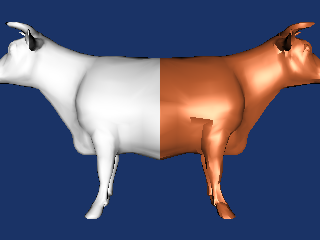

This chart was generated by the following Python code:
#!/usr/bin/env python

# Demonstrate vtkReverseSense by clipping a cow, reflecting it, and
# reversing the normals so the reflected half renders correctly.

import os

# Factory overrides
import vtkmodules.vtkInteractionStyle  # noqa: F401
import vtkmodules.vtkRenderingOpenGL2  # noqa: F401

from vtkmodules.vtkCommonColor import vtkNamedColors
from vtkmodules.vtkCommonDataModel import vtkPlane
from vtkmodules.vtkCommonTransforms import vtkTransform
from vtkmodules.vtkFiltersCore import (
    vtkClipPolyData,
    vtkPolyDataNormals,
    vtkReverseSense,
)
from vtkmodules.vtkFiltersGeneral import vtkTransformPolyDataFilter
from vtkmodules.vtkIOGeometry import vtkOBJReader
from vtkmodules.vtkRenderingCore import (
    vtkActor,
    vtkPolyDataMapper,
    vtkRenderWindow,
    vtkRenderWindowInteractor,
    vtkRenderer,
)

# Data directory
data_dir = os.environ.get("VPE_DATA_DIR", os.path.dirname(os.path.abspath(__file__)))

named_colors = vtkNamedColors()
flesh_rgb = [0.0, 0.0, 0.0]
named_colors.GetColorRGB("flesh", flesh_rgb)

# Read the cow model
cow_reader = vtkOBJReader()
cow_reader.SetFileName(os.path.join(data_dir, "Viewpoint", "cow.obj"))

# Clip by the x=0 plane
plane = vtkPlane()
plane.SetNormal(1, 0, 0)

cow_clipper = vtkClipPolyData()
cow_clipper.SetInputConnection(cow_reader.GetOutputPort())
cow_clipper.SetClipFunction(plane)

# Compute normals on the clipped half
cell_normals = vtkPolyDataNormals()
cell_normals.SetInputConnection(cow_clipper.GetOutputPort())
cell_normals.ComputePointNormalsOn()
cell_normals.ComputeCellNormalsOn()

# Reflect across x
reflect = vtkTransform()
reflect.Scale(-1, 1, 1)

cow_reflect = vtkTransformPolyDataFilter()
cow_reflect.SetTransform(reflect)
cow_reflect.SetInputConnection(cell_normals.GetOutputPort())

# Reverse the normals so reflected geometry renders correctly
cow_reverse = vtkReverseSense()
cow_reverse.SetInputConnection(cow_reflect.GetOutputPort())
cow_reverse.ReverseNormalsOn()
cow_reverse.ReverseCellsOff()

# Reflected half actor
reflected_mapper = vtkPolyDataMapper()
reflected_mapper.SetInputConnection(cow_reverse.GetOutputPort())

reflected_actor = vtkActor()
reflected_actor.SetMapper(reflected_mapper)
reflected_actor.GetProperty().SetDiffuseColor(flesh_rgb)
reflected_actor.GetProperty().SetDiffuse(0.8)
reflected_actor.GetProperty().SetSpecular(0.5)
reflected_actor.GetProperty().SetSpecularPower(30)
reflected_actor.GetProperty().FrontfaceCullingOn()

# Original clipped half actor
cow_mapper = vtkPolyDataMapper()
cow_mapper.SetInputConnection(cow_clipper.GetOutputPort())

cow_actor = vtkActor()
cow_actor.SetMapper(cow_mapper)

# Renderer
renderer = vtkRenderer()
renderer.AddActor(reflected_actor)
renderer.AddActor(cow_actor)
renderer.SetBackground(0.1, 0.2, 0.4)
# Window
render_window = vtkRenderWindow()
render_window.AddRenderer(renderer)
render_window.SetSize(320, 240)
render_window.SetWindowName("reverse normals")

# Scene
renderer.ResetCamera()
renderer.GetActiveCamera().SetViewUp(0, 1, 0)
renderer.GetActiveCamera().Azimuth(180)
renderer.GetActiveCamera().Dolly(1.75)
renderer.ResetCameraClippingRange()

# Interactor
interactor = vtkRenderWindowInteractor()
interactor.SetRenderWindow(render_window)

interactor.Initialize()
interactor.Start()
